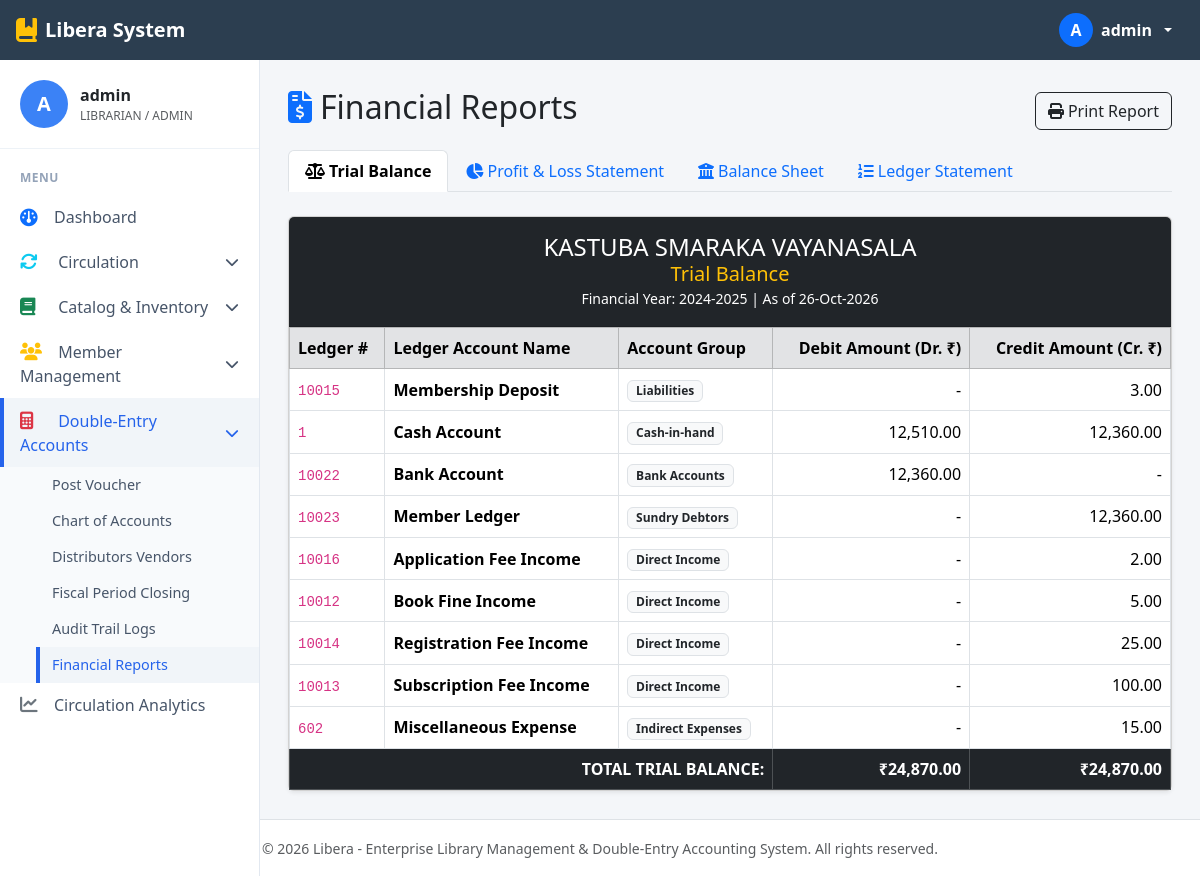
The page /modules/accounts/reports.php (signed in) on the database its author committed.
### tables this page shows
CREATE TABLE IF NOT EXISTS `ConfigCompany` (
	`CompanyNumber` tinyint NOT NULL PRIMARY KEY,
	`CompanyName` varchar(100) NULL,
	`CompanyStatus` tinyint NULL,
	`CompanyCode` varchar(25) NULL,
	`CompanyRemarks` varchar(250) NULL,
	`CompanyAddress` varchar(100) NULL,
	`CompanyPlace` varchar(50) NULL,
	`CompanyPost` varchar(50) NULL,
	`ComPINCode` varchar(50) NULL,
	`CompanyDistrict` varchar(50) NULL,
	`CompanyPhone` varchar(50) NULL,
	`CompanyEMail` varchar(100) NULL,
	`CompanyWebSite` varchar(100) NULL,
	`ComAccName` varchar(50) NULL,
	`ComAccNumber` varchar(50) NULL,
	`ComBankName` varchar(50) NULL,
	`ComBankBranch` varchar(50) NULL,
	`ComGSTNumber` varchar(50) NULL,
	`ComPANCard` varchar(50) NULL,
	`ComRegNumber` varchar(50) NULL,
	`ComIFSCNumber` varchar(50) NULL,
	`StateNumber` smallint NULL,
	`CompanyLicNo01` varchar(50) NULL,
	`CompanyLicNo02` varchar(50) NULL,
	`LicenseExpiryDate` varchar(50) NULL,
	`CustomerNumber` int NULL,
	`ServerNumber` int NULL,
	`CustomizeNumber` int NULL,
	`CompanyTitle` varchar(100) NULL,
	`ApplicationNumber` int NULL,
	`ImageStreamValue` LONGBLOB NULL,
	`RequestNumber` int NULL,
	`LicenseNumber` int NULL
);

CREATE TABLE IF NOT EXISTS `MstrFiscalYear` (
	`YearNumber` tinyint NOT NULL PRIMARY KEY,
	`YearDescription` varchar(50) NULL,
	`YearStartDate` date NULL,
	`YearStopDate` date NULL,
	`CurrentYear` tinyint NULL DEFAULT 1,
	`YearLocked` tinyint NULL DEFAULT 0,
	`YearRemarks` varchar(150) NULL,
	`OpeningStock` date NULL,
	`YearShortName` varchar(25) NULL
);

CREATE TABLE IF NOT EXISTS `MstrLedger` (
	`LedgerNumber` int NOT NULL PRIMARY KEY,
	`LedgerCode` varchar(50) NULL,
	`LedgerName` varchar(100) NULL,
	`LedgerStatus` tinyint NULL DEFAULT 1,
	`LedgerGroupNumber` smallint NULL,
	`LedgerRemarks` varchar(150) NULL,
	`LedgerSortOrder` int NULL
);

CREATE TABLE IF NOT EXISTS `MstrLedgerGroup` (
	`LedgerGroupNumber` smallint NOT NULL PRIMARY KEY,
	`LedgerGroupCode` varchar(25) NULL,
	`LedgerGroupName` varchar(100) NOT NULL,
	`LedgerGroupStatus` tinyint NULL DEFAULT 1,
	`LedgerGroupRemarks` varchar(150) NULL,
	`LedgerGroupNumberParent` smallint NULL,
	`CreatedDate` datetime NULL,
	`UserNumberCreated` smallint NULL,
	`LedgerSortOrder` smallint NULL,
	`LedgerNameDuplication` tinyint NULL,
	`LedgerNumberJournal` int NULL
);

### includes/auth.php (called while the page is built, shortened)
<?php
function sanitize_input($data) {
    return htmlspecialchars(trim($data), ENT_QUOTES, 'UTF-8');
}
function get_active_fiscal_year($conn) {
    $res = db_query($conn, "SELECT * FROM MstrFiscalYear WHERE CurrentYear = 1 LIMIT 1");
    if ($res && db_num_rows($res) > 0) {
        return db_fetch_assoc($res);
    }
    return ['YearNumber' => 25, 'YearDescription' => '2024-2025'];
}
function get_company_profile($conn) {
    $res = db_query($conn, "SELECT * FROM ConfigCompany WHERE CompanyNumber = 1 LIMIT 1");
    if ($res && db_num_rows($res) > 0) {
        return db_fetch_assoc($res);
    }
    return ['CompanyName' => 'Libera Library & Accounting System', 'CompanyAddress' => 'Main Branch'];
}

### config/db.php (called while the page is built, shortened)
<?php
$db_driver = 'mysqli';
$mysqli_conn = @mysqli_connect(DB_HOST, DB_USER, DB_PASS, DB_NAME, DB_PORT);
if ($mysqli_conn) {
    $db_driver = 'mysqli';
}
function db_query($conn, $sql, $types = "", $params = []) {
    global $db_driver;
    if ($db_driver === 'mysqli') {
        if (empty($params)) {
            return mysqli_query($conn, $sql);
        }
        $stmt = mysqli_prepare($conn, $sql);
        mysqli_stmt_bind_param($stmt, $types, ...$params);
        mysqli_stmt_execute($stmt);
        $result = mysqli_stmt_get_result($stmt);
        return $result;
    }
}
if ($db_driver === 'sqlite') {
    function db_num_rows($res) {
        if (is_object($res) && isset($res->num_rows)) return $res->num_rows;
        if (is_object($res) && method_exists($res, 'num_rows')) return $res->num_rows();
        if ($res instanceof mysqli_result) return mysqli_num_rows($res);
        return 0;
    }
    function db_fetch_assoc($res) {
        if (is_object($res) && method_exists($res, 'fetch_assoc')) return $res->fetch_assoc();
        if ($res instanceof mysqli_result) return mysqli_fetch_assoc($res);
        return false;
    }
    function db_data_seek($res, $offset) {
        if (is_object($res) && method_exists($res, 'data_seek')) return $res->data_seek($offset);
        if ($res instanceof mysqli_result) return mysqli_data_seek($res, $offset);
        return false;
    }
} else {
    function db_num_rows($res) {
        return ($res instanceof mysqli_result) ? mysqli_num_rows($res) : 0;
    }
    function db_fetch_assoc($res) {
        return ($res instanceof mysqli_result) ? mysqli_fetch_assoc($res) : false;
    }
}

### modules/accounts/reports.php (the view, shortened to what this page needs)
<?php
require_once __DIR__ . '/../../config/db.php';
require_once __DIR__ . '/../../includes/auth.php';
$tab = sanitize_input($_GET['tab'] ?? 'trial_balance');
$fiscal = get_active_fiscal_year($conn);
$sql_ledgers = "SELECT l.LedgerNumber, l.LedgerName, l.LedgerCode, lg.LedgerGroupNumber, lg.LedgerGroupName,
                (
                    COALESCE((SELECT SUM(TransactionAmount) FROM AccTransaction WHERE LedgerNumberBook = l.LedgerNumber), 0) +
                    COALESCE((SELECT SUM(LedgerDebitAmount) FROM AccTransDetails WHERE LedgerDebitAmount > 0 AND TransHeadNumber IN (SELECT TransHeadNumber FROM AccTransaction WHERE LedgerNumberBook = l.LedgerNumber)), 0)
                ) AS TotalDebit,
                (
                    COALESCE((SELECT SUM(TransactionAmount) FROM AccTransaction WHERE LedgerNumberHead = l.LedgerNumber), 0) +
                    COALESCE((SELECT SUM(LedgerCreditAmount) FROM AccTransDetails WHERE LedgerCreditAmount > 0 AND TransHeadNumber IN (SELECT TransHeadNumber FROM AccTransaction WHERE LedgerNumberHead = l.LedgerNumber)), 0)
                ) AS TotalCredit
                FROM MstrLedger l
                LEFT JOIN MstrLedgerGroup lg ON l.LedgerGroupNumber = lg.LedgerGroupNumber
                ORDER BY lg.LedgerGroupNumber ASC, l.LedgerName ASC";
$ledger_balances_res = db_query($conn, $sql_ledgers);
$ledger_data = [];
$total_trial_debit = 0;
$total_trial_credit = 0;
if ($ledger_balances_res && db_num_rows($ledger_balances_res) > 0) {
    while ($row = db_fetch_assoc($ledger_balances_res)) {
        $dr = floatval($row['TotalDebit']);
        $cr = floatval($row['TotalCredit']);
        $row['NetBalance'] = $dr - $cr;
        $ledger_data[] = $row;
        $total_trial_debit += $dr;
        $total_trial_credit += $cr;
    }
}
require_once __DIR__ . '/../../includes/header.php';
?>
<div class="d-flex justify-content-between align-items-center mb-3 no-print">
    <h2><i class="fa-solid fa-file-invoice-dollar text-primary me-2"></i>Financial Reports</h2>
    <button onclick="window.print();" class="btn btn-outline-dark"><i class="fa-solid fa-print me-1"></i>Print Report</button>
</div>
<ul class="nav nav-tabs mb-4 no-print">
    <li class="nav-item">
        <a class="nav-link <?php echo ($tab === 'trial_balance') ? 'active fw-bold' : ''; ?>" href="reports.php?tab=trial_balance">
            <i class="fa-solid fa-scale-balanced me-1"></i>Trial Balance
        </a>
    </li>
    <li class="nav-item">
        <a class="nav-link <?php echo ($tab === 'pnl') ? 'active fw-bold' : ''; ?>" href="reports.php?tab=pnl">
            <i class="fa-solid fa-chart-pie me-1"></i>Profit & Loss Statement
        </a>
    </li>
    <li class="nav-item">
        <a class="nav-link <?php echo ($tab === 'balance_sheet') ? 'active fw-bold' : ''; ?>" href="reports.php?tab=balance_sheet">
            <i class="fa-solid fa-building-columns me-1"></i>Balance Sheet
        </a>
    </li>
    <li class="nav-item">
        <a class="nav-link <?php echo ($tab === 'statement') ? 'active fw-bold' : ''; ?>" href="reports.php?tab=statement">
            <i class="fa-solid fa-list-ol me-1"></i>Ledger Statement
        </a>
    </li>
</ul>
<?php if ($tab === 'trial_balance'): ?>
    <div class="card shadow-sm">
        <div class="card-header bg-dark text-white text-center py-3">
            <h4 class="mb-0"><?php echo htmlspecialchars($company['CompanyName']); ?></h4>
            <h5 class="mb-0 text-warning">Trial Balance</h5>
            <small>Financial Year: <?php echo htmlspecialchars($fiscal['YearDescription']); ?> | As of <?php echo date('d-M-Y'); ?></small>
        </div>
        <div class="card-body p-0">
            <div class="table-responsive">
                <table class="table table-hover table-bordered mb-0 align-middle">
                    <thead class="table-secondary">
                        <tr>
                            <th>Ledger #</th>
                            <th>Ledger Account Name</th>
                            <th>Account Group</th>
                            <th class="text-end">Debit Amount (Dr. ₹)</th>
                            <th class="text-end">Credit Amount (Cr. ₹)</th>
                        </tr>
                    </thead>
                    <tbody>
                        <?php foreach ($ledger_data as $l): ?>
                            <?php if ($l['TotalDebit'] > 0 || $l['TotalCredit'] > 0): ?>
                                <tr>
                                    <td><code><?php echo $l['LedgerNumber']; ?></code></td>
                                    <td><strong><?php echo htmlspecialchars($l['LedgerName']); ?></strong></td>
                                    <td><span class="badge bg-light text-dark border"><?php echo htmlspecialchars($l['LedgerGroupName'] ?? ''); ?></span></td>
                                    <td class="text-end"><?php echo ($l['TotalDebit'] > 0) ? number_format($l['TotalDebit'], 2) : '-'; ?></td>
                                    <td class="text-end"><?php echo ($l['TotalCredit'] > 0) ? number_format($l['TotalCredit'], 2) : '-'; ?></td>
                                </tr>
                            <?php endif; ?>
                        <?php endforeach; ?>
                    </tbody>
                    <tfoot class="table-dark fw-bold">
                        <tr>
                            <td colspan="3" class="text-end">TOTAL TRIAL BALANCE:</td>
                            <td class="text-end">₹<?php echo number_format($total_trial_debit, 2); ?></td>
                            <td class="text-end">₹<?php echo number_format($total_trial_credit, 2); ?></td>
                        </tr>
                    </tfoot>
                </table>
            </div>
        </div>
    </div>
<?php endif; ?>
<?php require_once __DIR__ . '/../../includes/footer.php'; ?>

### includes/header.php (style rules this page uses)
:root { --sidebar-width: 260px; --topbar-height: 60px; --brand-color: #34495e; --primary-blue: #2c3e50; --bg-light: #f4f6f9; }
body { background-color: var(--bg-light); font-family: 'Segoe UI', system-ui, -apple-system, sans-serif; min-height: 100vh; }

### rows shown on the page
configcompany: CompanyName "KASTUBA SMARAKA VAYANASALA"
mstrfiscalyear: YearDescription "2024-2025"
mstrledger: LedgerNumber "10015", LedgerName "Membership Deposit", mstrledgergroup.LedgerGroupName "Liabilities", TotalCredit "3.00"
mstrledger: LedgerNumber "1", LedgerName "Cash Account", mstrledgergroup.LedgerGroupName "Cash-in-hand", TotalDebit "12,510.00", TotalCredit "12,360.00"
mstrledger: LedgerNumber "10022", LedgerName "Bank Account", mstrledgergroup.LedgerGroupName "Bank Accounts", TotalDebit "12,360.00"
mstrledger: LedgerNumber "10023", LedgerName "Member Ledger", mstrledgergroup.LedgerGroupName "Sundry Debtors", TotalCredit "12,360.00"
mstrledger: LedgerNumber "10016", LedgerName "Application Fee Income", mstrledgergroup.LedgerGroupName "Direct Income", TotalCredit "2.00"
mstrledger: LedgerNumber "10012", LedgerName "Book Fine Income", mstrledgergroup.LedgerGroupName "Direct Income", TotalCredit "5.00"
mstrledger: LedgerNumber "10014", LedgerName "Registration Fee Income", mstrledgergroup.LedgerGroupName "Direct Income", TotalCredit "25.00"
mstrledger: LedgerNumber "10013", LedgerName "Subscription Fee Income", mstrledgergroup.LedgerGroupName "Direct Income", TotalCredit "100.00"
mstrledger: LedgerNumber "602", LedgerName "Miscellaneous Expense", mstrledgergroup.LedgerGroupName "Indirect Expenses", TotalCredit "15.00"

### other values the page prints
substr($_SESSION['username'] ?? 'A', 0, 1) "A"
$_SESSION['username'] "admin"
$total_trial_debit "24,870.00"
$total_trial_credit "24,870.00"
